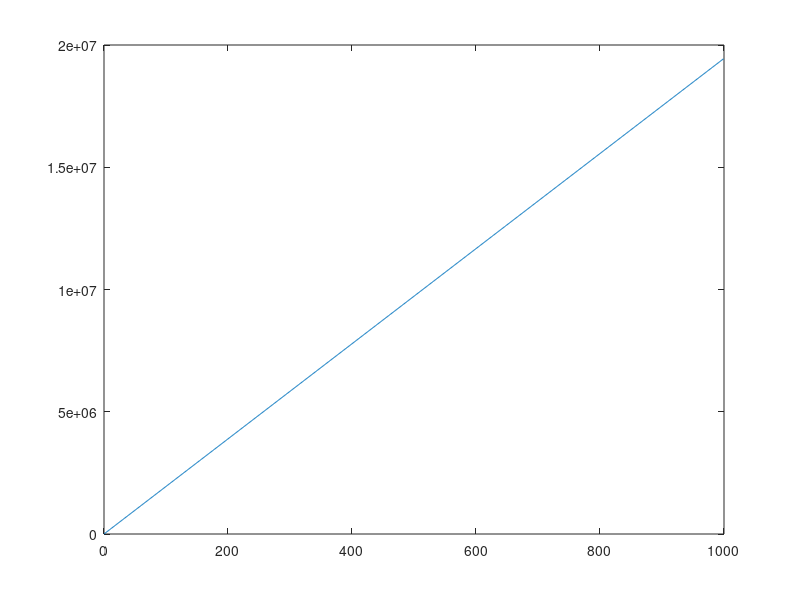
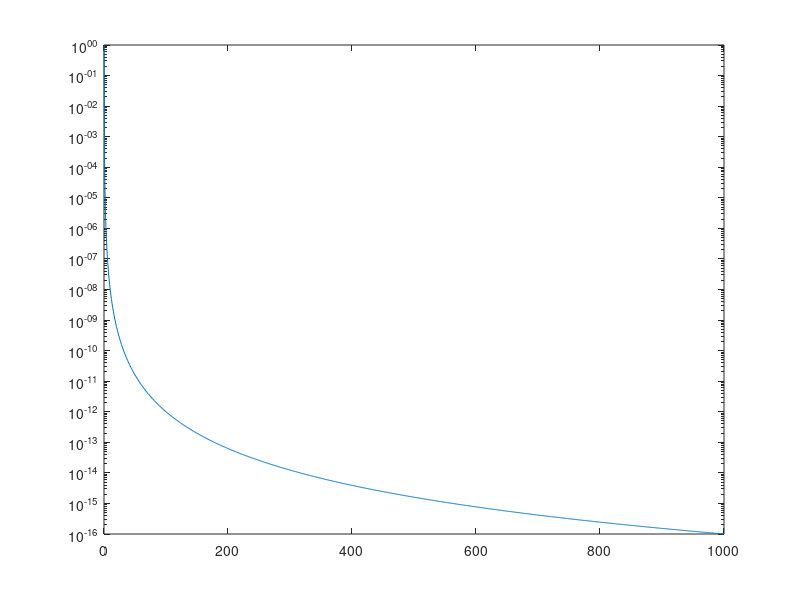

MATLAB code to generate these figures, in order:
sig = 0.1:1000;
h = 6.626*10^-34;
c = 2.998*10^8;
k = 1.38*10^-23;
T = 280;

%for i = drange(0.1:100)
test = 1./(exp(h.*c./(sig.*k.*T))-1);

B = 2.*h.*c.^2./(sig.^5.*(exp(h.*c./(sig.*k.*T))-1));
B1 = B/max(B);

plot(sig,test)
figure (2)
semilogy(sig,B1)
